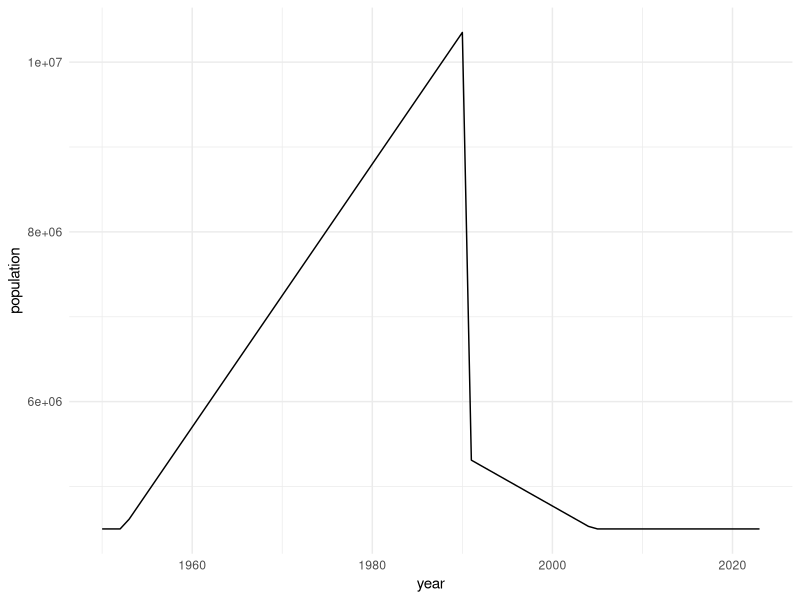
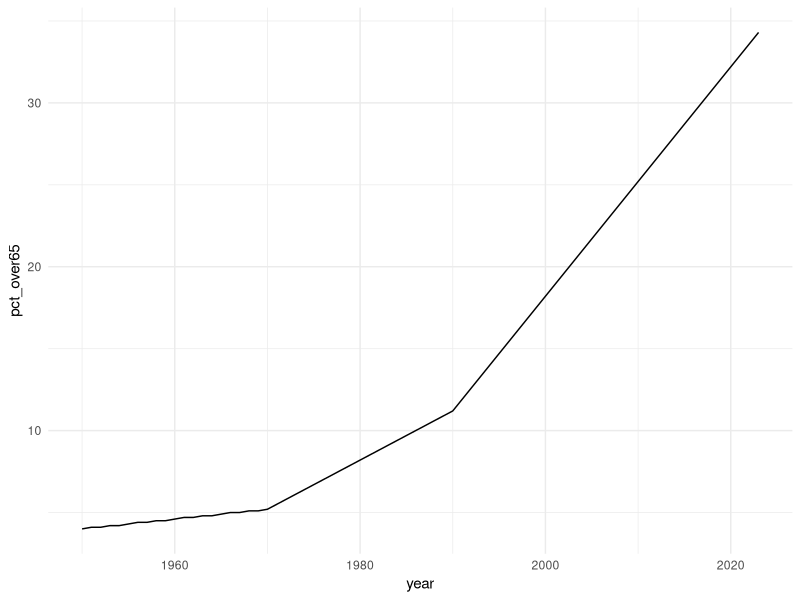
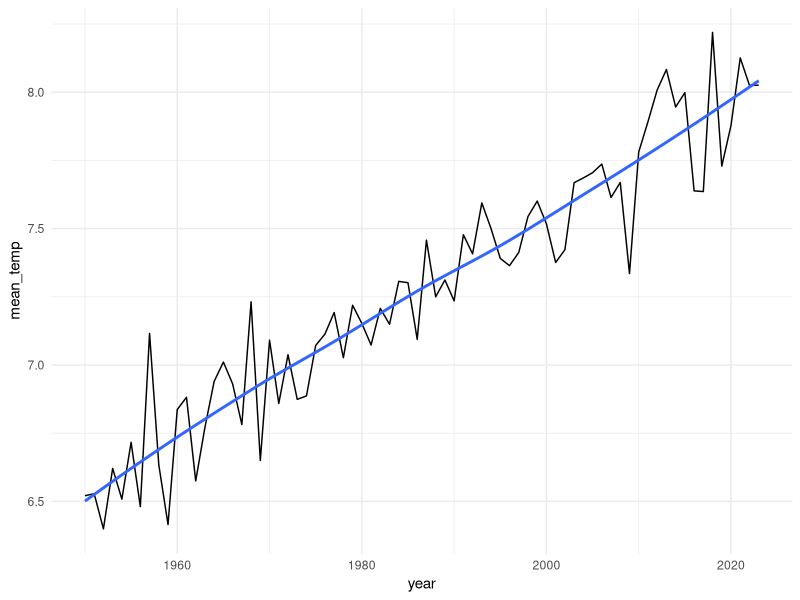
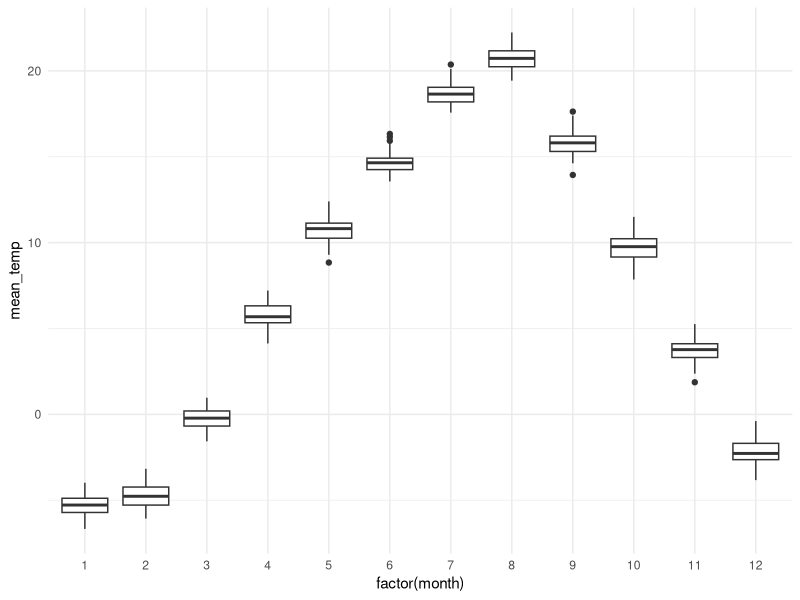
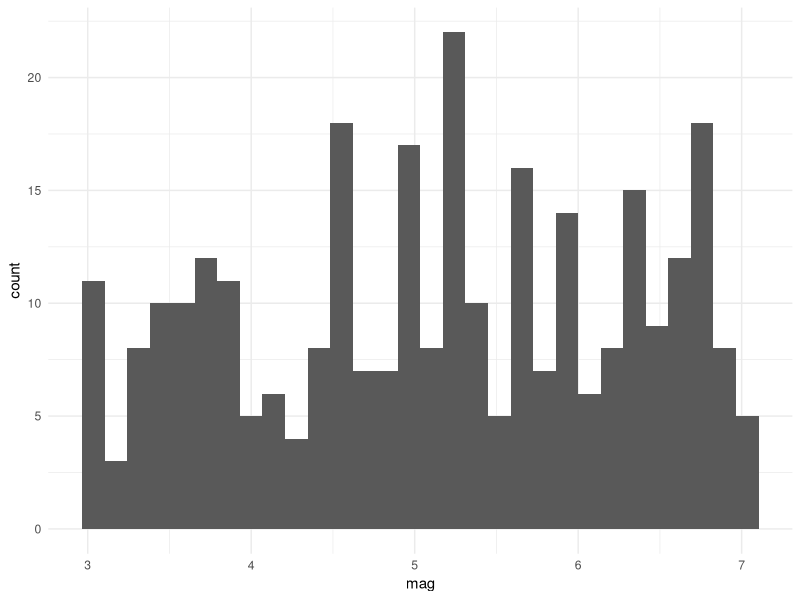

Write R code to recreate these figures, in order.
## ---- chunk 1
library(dplyr)
library(readr)
library(ggplot2)
pop <- read_csv("../data/hokkaido_population.csv")
climate <- read_csv("../data/hokkaido_climate.csv")
eq <- read_csv("../data/earthquakes_japan.csv")
## ---- chunk 2
ggplot(pop, aes(year, population)) +
  geom_line() +
  theme_minimal()
## ---- chunk 3
ggplot(pop, aes(year, pct_over65)) +
  geom_line() +
  theme_minimal()
## ---- chunk 4
climate_annual <- climate |>
  group_by(year) |>
  summarise(mean_temp = mean(mean_temp, na.rm = TRUE))

ggplot(climate_annual, aes(year, mean_temp)) +
  geom_line() +
  geom_smooth(se = FALSE) +
  theme_minimal()
## ---- chunk 5
ggplot(climate, aes(factor(month), mean_temp)) +
  geom_boxplot() +
  theme_minimal()
## ---- chunk 6
ggplot(eq, aes(mag)) +
  geom_histogram(bins = 30) +
  theme_minimal()
